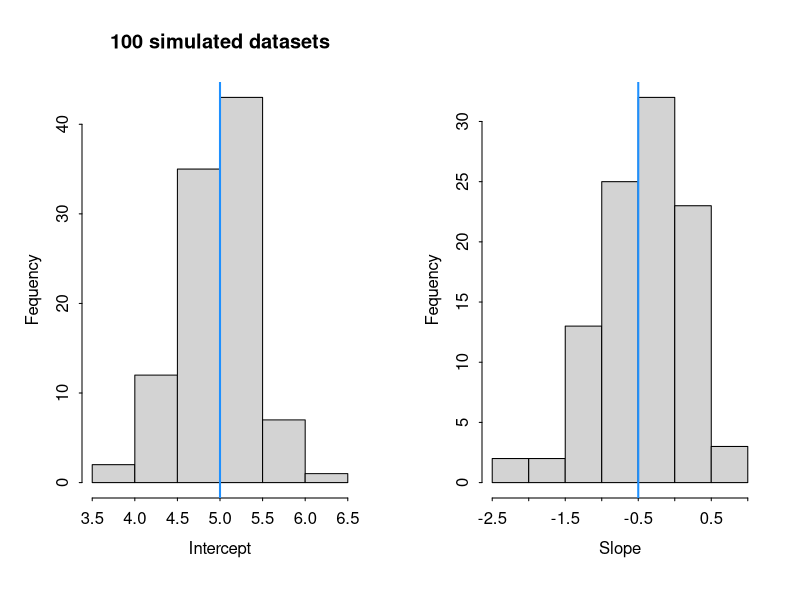
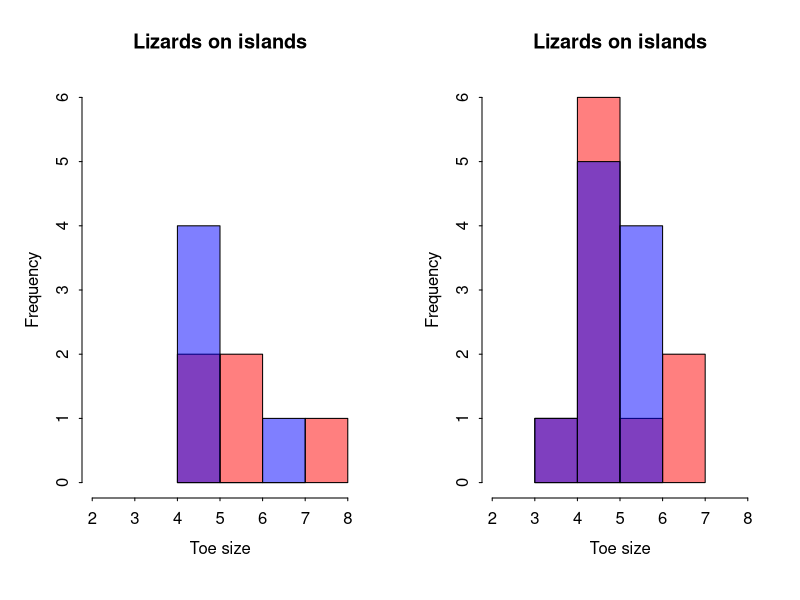

Write R code to recreate these figures, in order. (Note: this script raises an error after producing the figures.)
### Started 15 August 2025 ### 
## By Lizzie ##

## Do we need a super simple example? ##

# housekeeping
rm(list=ls()) 
options(stringsAsFactors = FALSE)

set.seed(7799)

basetoesize <- 5
stormeffect <- -0.5
sigmay <- 1
reps <- 5
x <- c(rep(0, reps), rep(1, reps))

y <- basetoesize + stormeffect*x + rnorm(length(x), 0, sigmay)

summary(lm(y~x))

df <- data.frame(intercept=numeric(), slope=numeric())
for(i in c(1:100)){
	y <- basetoesize + stormeffect*x + rnorm(length(x), 0, sigmay)
	df[i,] <- coef(lm(y~x))
}

par(mfrow=c(1,2), mgp=c(2, 0.5, 0), tck=-0.01)
hist(df$intercept, bty="l", ylab="Fequency", xlab="Intercept", 
	main="100 simulated datasets")
abline(v=basetoesize, col="dodgerblue", lwd=2)
hist(df$slope, bty="l", ylab="Fequency", xlab="Slope", main="")
abline(v=stormeffect, col="dodgerblue", lwd=2)

nrow(subset(df, slope>0.5))

# Make overlay histograms of 5 vs 10 reps

reps <- 10 
x2 <- c(rep(0, reps), rep(1, reps))
y2 <- basetoesize + stormeffect*x2 + rnorm(length(x2), 0, sigmay)

hist(y[1:5], breaks=3, xlim=c(2,8), col=rgb(1,0,0,0.5), xlab="Toe size", 
     ylab="Frequency", main="Lizards on islands" , ylim=c(0,6))
hist(y[6:10], breaks=3, xlim=c(0,10), col=rgb(0,0,1,0.5), add=TRUE)

hist(y2[1:10], breaks=3, xlim=c(2,8), col=rgb(1,0,0,0.5), xlab="Toe size", 
     ylab="Frequency", main="Lizards on islands" , ylim=c(0,6))
hist(y2[11:20], breaks=3, xlim=c(0,10), col=rgb(0,0,1,0.5), add=TRUE)


pdf("/Users/lizzie/Documents/git/projects/misc/miscmisc/bayesianflows/examples/lizardexample/lizardgraph.pdf", height=5, width=4)
par(mfrow=c(1,1), mgp=c(2, 0.5, 0), tck=-0.01)
hist(y[1:5], breaks=3, xlim=c(3,9), col=rgb(1,0,0,0.5), xlab="Toe size", 
     ylab="Frequency", main="Lizards on 10 islands" , ylim=c(0,4.5))
hist(y[6:10], breaks=3, xlim=c(0,10), col=rgb(0,0,1,0.5), add=TRUE)
dev.off()